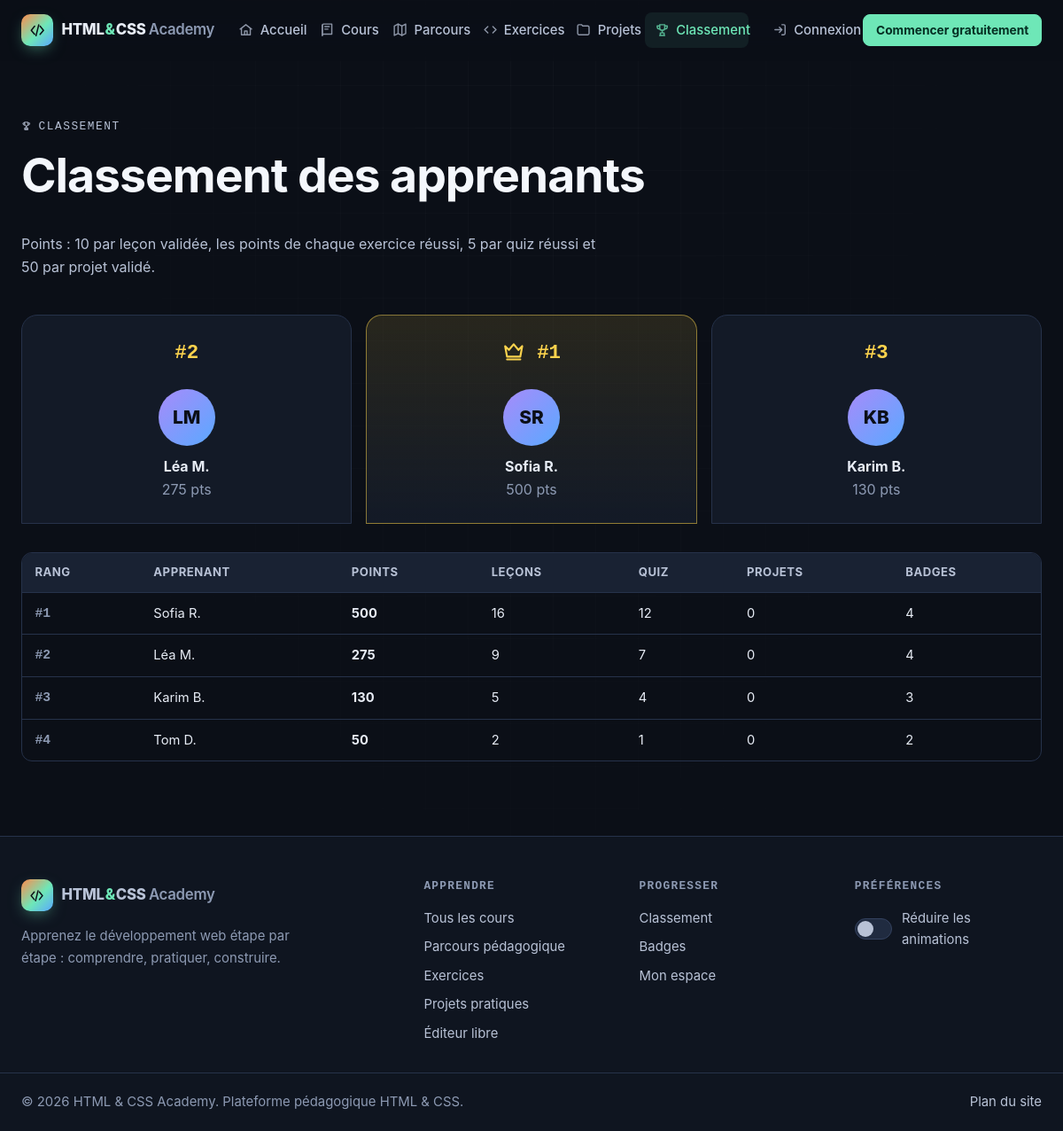
The page /leaderboard.php on the database its author committed.
### tables this page shows
CREATE TABLE users (
  id               INT UNSIGNED NOT NULL AUTO_INCREMENT,
  first_name       VARCHAR(60)  NOT NULL,
  last_name        VARCHAR(60)  NOT NULL,
  email            VARCHAR(190) NOT NULL,
  password_hash    VARCHAR(255) NOT NULL,
  role             ENUM('student','admin') NOT NULL DEFAULT 'student',
  is_active        TINYINT(1)   NOT NULL DEFAULT 1,
  bio              VARCHAR(500) NULL,
  last_login_at    DATETIME     NULL,
  last_activity_at DATETIME     NULL,
  created_at       DATETIME     NOT NULL DEFAULT CURRENT_TIMESTAMP,
  updated_at       DATETIME     NOT NULL DEFAULT CURRENT_TIMESTAMP ON UPDATE CURRENT_TIMESTAMP,
  PRIMARY KEY (id),
  UNIQUE KEY uq_users_email (email),
  KEY idx_users_role (role),
  KEY idx_users_created (created_at)
);

CREATE TABLE settings (
  id            INT UNSIGNED NOT NULL AUTO_INCREMENT,
  setting_key   VARCHAR(80)  NOT NULL,
  setting_value TEXT         NULL,
  label         VARCHAR(150) NOT NULL DEFAULT '',
  created_at    DATETIME     NOT NULL DEFAULT CURRENT_TIMESTAMP,
  updated_at    DATETIME     NOT NULL DEFAULT CURRENT_TIMESTAMP ON UPDATE CURRENT_TIMESTAMP,
  PRIMARY KEY (id),
  UNIQUE KEY uq_settings_key (setting_key)
);

### includes/bootstrap.php (called while the page is built, shortened)
<?php
spl_autoload_register(static function (string $class): void {
    $file = ROOT_PATH . '/includes/classes/' . basename(str_replace('\\', '/', $class)) . '.php';
});
require ROOT_PATH . '/includes/functions.php';
require ROOT_PATH . '/includes/auth.php';

### config/database.php (called while the page is built, shortened)
<?php
$env = static fn (string $key, $default = null) => ($v = getenv($key)) !== false ? $v : $default;
$database = [
    'host'     => $env('DB_HOST', '127.0.0.1'),
    'port'     => (int) $env('DB_PORT', 3306),
    'socket'   => $env('DB_SOCKET', ''),
    'name'     => $env('DB_NAME', 'html_css_academy'),
    'user'     => $env('DB_USER', 'root'),
    'pass'     => $env('DB_PASS', ''),
    'charset'  => 'utf8mb4',
];
$local = __DIR__ . '/local.php';
return $database;

### includes/classes/Database.php (called while the page is built, shortened)
<?php
final class Database
{
    private static ?PDO $pdo = null;
    public static function connection(): PDO
    {
        if (self::$pdo === null) {
            $cfg = require ROOT_PATH . '/config/database.php';
            $dsn = $cfg['socket'] !== ''
                ? sprintf('mysql:unix_socket=%s;dbname=%s;charset=%s', $cfg['socket'], $cfg['name'], $cfg['charset'])
                : sprintf('mysql:host=%s;port=%d;dbname=%s;charset=%s', $cfg['host'], $cfg['port'], $cfg['name'], $cfg['charset']);
            self::$pdo = new PDO($dsn, $cfg['user'], $cfg['pass'], [
                PDO::ATTR_ERRMODE            => PDO::ERRMODE_EXCEPTION,
                PDO::ATTR_DEFAULT_FETCH_MODE => PDO::FETCH_ASSOC,
                PDO::ATTR_EMULATE_PREPARES   => false,
                PDO::ATTR_STRINGIFY_FETCHES  => false,
            ]);
            self::$pdo->exec("SET time_zone = '" . (new DateTime())->format('P') . "'");
        }
        return self::$pdo;
    }
    public static function run(string $sql, array $params = []): PDOStatement
    {
        $stmt = self::connection()->prepare($sql);
        $stmt->execute($params);
        return $stmt;
    }
    public static function fetchAll(string $sql, array $params = []): array
    {
        return self::run($sql, $params)->fetchAll();
    }
}

### includes/classes/UserModel.php (called while the page is built, shortened)
<?php
final class UserModel
{
    public static function leaderboard(int $limit = 50): array
    {
        return Database::fetchAll(
            "SELECT u.id, u.first_name, u.last_name,
                    COALESCE(l.cnt, 0) AS lessons,
                    COALESCE(x.pts, 0) AS exercise_points,
                    COALESCE(q.cnt, 0) AS quizzes,
                    COALESCE(pr.cnt, 0) AS projects,
                    COALESCE(b.cnt, 0) AS badges,
                    COALESCE(l.cnt, 0) * 10 + COALESCE(x.pts, 0) + COALESCE(q.cnt, 0) * 5 + COALESCE(pr.cnt, 0) * 50 AS points
             FROM users u
             LEFT JOIN (SELECT user_id, COUNT(*) cnt FROM user_progress WHERE status = 'completed' GROUP BY user_id) l ON l.user_id = u.id
             LEFT JOIN (SELECT a.user_id, SUM(e.points) pts
                        FROM (SELECT DISTINCT user_id, exercise_id FROM exercise_attempts WHERE is_correct = 1) a
                        JOIN exercises e ON e.id = a.exercise_id GROUP BY a.user_id) x ON x.user_id = u.id
             LEFT JOIN (SELECT user_id, COUNT(DISTINCT lesson_id) cnt FROM quiz_results WHERE passed = 1 GROUP BY user_id) q ON q.user_id = u.id
             LEFT JOIN (SELECT user_id, COUNT(*) cnt FROM project_submissions WHERE status IN ('validated','approved') GROUP BY user_id) pr ON pr.user_id = u.id
             LEFT JOIN (SELECT user_id, COUNT(*) cnt FROM user_badges GROUP BY user_id) b ON b.user_id = u.id
             WHERE u.is_active = 1 AND u.role = 'student'
             HAVING points > 0
             ORDER BY points DESC, badges DESC, u.id ASC
             LIMIT " . (int) $limit
        );
    }
}

### includes/auth.php (called while the page is built, shortened)
<?php
function current_user(): ?array
{
    static $cache = false;
    if ($cache !== false) {
        return $cache;
    }
    $id = $_SESSION['user_id'] ?? null;
    if (!$id) {
        return $cache = null;
    }
    $user = UserModel::find((int) $id);
    return $cache = $user;
}
function user_id(): ?int
{
    $u = current_user();
    return $u ? (int) $u['id'] : null;
}

### includes/classes/SettingModel.php (called while the page is built, shortened)
<?php
final class SettingModel
{
    private static ?array $cache = null;
    public static function all(): array
    {
        if (self::$cache === null) {
            self::$cache = [];
            try {
                foreach (Database::fetchAll('SELECT setting_key, setting_value, label FROM settings ORDER BY id') as $row) {
                    self::$cache[$row['setting_key']] = $row;
                }
            } catch (Throwable $e) {
                Logger::error('Settings unavailable: ' . $e->getMessage());
            }
        }
        return self::$cache;
    }
    public static function get(string $key, string $default = ''): string
    {
        return (string) (self::all()[$key]['setting_value'] ?? $default);
    }
}

### leaderboard.php (the view, shortened to what this page needs)
<?php
require __DIR__ . '/includes/bootstrap.php';
$rows = UserModel::leaderboard(50);
$me = user_id();
$podium = array_slice($rows, 0, 3);
$display = static fn (array $r) => $r['first_name'] . ' ' . mb_substr($r['last_name'], 0, 1) . '.';
require ROOT_PATH . '/includes/header.php';
?>
<header class="page-head container">
  <p class="eyebrow"><?= icon('trophy', 'icon icon--sm') ?> Classement</p>
  <h1>Classement des apprenants</h1>
  <p>Points : 10 par leçon validée, les points de chaque exercice réussi, 5 par quiz réussi et 50 par projet validé.</p>
</header>
<div class="container">
  <?php if (!$rows): ?>
    <p class="empty"><?= icon('trophy') ?><br>Le classement est encore vide : soyez le premier à marquer des points !</p>
  <?php else: ?>
    <div class="podium" aria-label="Podium">
      <?php foreach ($podium as $i => $r): ?>
        <div class="podium__step podium__step--<?= $i + 1 ?> reveal">
          <p class="podium__rank"><?= $i === 0 ? icon('crown') : '' ?> #<?= $i + 1 ?></p>
          <span class="avatar avatar--lg" style="margin:0 auto .6rem" aria-hidden="true"><?= e(initials($r['first_name'], $r['last_name'])) ?></span>
          <p style="font-weight:750;margin:0"><?= e($display($r)) ?></p>
          <p class="muted" style="margin:0"><?= (int) $r['points'] ?> pts</p>
        </div>
      <?php endforeach; ?>
    </div>
    <div class="table-wrap">
      <table class="table">
        <thead><tr><th scope="col">Rang</th><th scope="col">Apprenant</th><th scope="col">Points</th><th scope="col">Leçons</th><th scope="col">Quiz</th><th scope="col">Projets</th><th scope="col">Badges</th></tr></thead>
        <tbody>
          <?php foreach ($rows as $i => $r): ?>
            <tr class="<?= (int) $r['id'] === $me ? 'is-me' : '' ?>">
              <td class="rank-cell">#<?= $i + 1 ?></td>
              <td><?= e($display($r)) ?><?= (int) $r['id'] === $me ? ' <span class="tag tag--success">Vous</span>' : '' ?></td>
              <td><strong><?= (int) $r['points'] ?></strong></td>
              <td><?= (int) $r['lessons'] ?></td>
              <td><?= (int) $r['quizzes'] ?></td>
              <td><?= (int) $r['projects'] ?></td>
              <td><?= (int) $r['badges'] ?></td>
            </tr>
          <?php endforeach; ?>
        </tbody>
      </table>
    </div>
  <?php endif; ?>
</div>
<?php require ROOT_PATH . '/includes/footer.php'; ?>

### includes/functions.php (shortened to what this page needs)
<?php
function config(string $key, $default = null)
{
    $value = $GLOBALS['__config'];
    foreach (explode('.', $key) as $part) {
        $value = $value[$part];
    }
    return $value;
}
function e($value): string
{
    return htmlspecialchars((string) $value, ENT_QUOTES | ENT_SUBSTITUTE, 'UTF-8');
}
function base_path(): string
{
    static $base = null;
    if ($base !== null) {
        return $base;
    }
    $docRoot = realpath($_SERVER['DOCUMENT_ROOT'] ?? '') ?: '';
    $root = realpath(ROOT_PATH) ?: ROOT_PATH;
    if ($docRoot !== '' && str_starts_with($root, $docRoot)) {
        return $base = rtrim(str_replace('\\', '/', substr($root, strlen($docRoot))), '/');
    }
    return $base = '';
}
function url(string $path = ''): string
{
    return base_path() . '/' . ltrim($path, '/');
}
function route(string $name, ?string $param = null): string
{
    $pretty = [
        'home'        => '',
        'courses'     => 'cours',
        'course'      => 'cours/%s',
        'lesson'      => 'lecon/%s',
        'path'        => 'parcours',
        'exercises'   => 'exercices',
        'exercise'    => 'exercice/%s',
        'projects'    => 'projets',
        'project'     => 'projet/%s',
        'leaderboard' => 'classement',
        'playground'  => 'editeur',
        'certificate' => 'certificat/%s',
    ];
    $plain = [
        'home'        => '',
        'courses'     => 'courses/index.php',
        'course'      => 'courses/course.php?slug=%s',
        'lesson'      => 'courses/lesson.php?slug=%s',
        'path'        => 'parcours.php',
        'exercises'   => 'exercises/index.php',
        'exercise'    => 'exercises/exercise.php?slug=%s',
        'projects'    => 'projects/index.php',
        'project'     => 'projects/project.php?slug=%s',
        'leaderboard' => 'leaderboard.php',
        'playground'  => 'playground.php',
        'certificate' => 'certificate.php?id=%s',
    ];
    $map = config('app.pretty_urls') ? $pretty : $plain;
    $pattern = $map[$name] ?? $name;
    return url($param !== null ? sprintf($pattern, rawurlencode($param)) : $pattern);
}
function initials(string $first, string $last): string
{
    return mb_strtoupper(mb_substr($first, 0, 1) . mb_substr($last, 0, 1));
}
function icon(string $name, string $class = 'icon'): string
{
    return sprintf(
        '<svg class="%s" aria-hidden="true" focusable="false"><use href="%s#%s"></use></svg>',
        e($class),
        e(url('assets/icons/sprite.svg')),
        e($name)
    );
}
function setting(string $key, string $default = ''): string
{
    return SettingModel::get($key, $default);
}

### includes/footer.php (shortened to what this page needs)
  </main>
  <footer class="site-footer">
    <div class="container site-footer__grid">
      <div class="site-footer__brand">
        <a class="brand" href="<?= e(route('home')) ?>">
          <span class="brand__mark"><?= icon('logo') ?></span>
          <span class="brand__name">HTML<span class="brand__amp">&amp;</span>CSS <span class="brand__sub">Academy</span></span>
        </a>
        <p>Apprenez le développement web étape par étape : comprendre, pratiquer, construire.</p>
      </div>
      <nav aria-label="Apprendre">
        <h2 class="site-footer__title">Apprendre</h2>
        <ul>
          <li><a href="<?= e(route('courses')) ?>">Tous les cours</a></li>
          <li><a href="<?= e(route('path')) ?>">Parcours pédagogique</a></li>
          <li><a href="<?= e(route('exercises')) ?>">Exercices</a></li>
          <li><a href="<?= e(route('projects')) ?>">Projets pratiques</a></li>
          <li><a href="<?= e(route('playground')) ?>">Éditeur libre</a></li>
        </ul>
      </nav>
      <nav aria-label="Communauté">
        <h2 class="site-footer__title">Progresser</h2>
        <ul>
          <li><a href="<?= e(route('leaderboard')) ?>">Classement</a></li>
          <li><a href="<?= e(url('dashboard/badges.php')) ?>">Badges</a></li>
          <li><a href="<?= e(url('dashboard/index.php')) ?>">Mon espace</a></li>
        </ul>
      </nav>
      <div>
        <h2 class="site-footer__title">Préférences</h2>
        <label class="switch">
          <span class="switch__track" aria-hidden="true"></span>
          <span>Réduire les animations</span>
        </label>
      </div>
    </div>
    <div class="container site-footer__bottom">
      <p>&copy; <?= date('Y') ?> <?= e(setting('site_name', config('app.name'))) ?>. Plateforme pédagogique HTML &amp; CSS.</p>
      <p><a href="<?= e(url('sitemap.xml')) ?>">Plan du site</a></p>
    </div>
  </footer>
</body>
</html>

### rows shown on the page
users: initials($r['first_name'], $r['last_name']) "SR", $display($r) "Sofia R.", points "500", lessons "16", quizzes "12", projects "0", badges "4"
users: initials($r['first_name'], $r['last_name']) "LM", $display($r) "Léa M.", points "275", lessons "9", quizzes "7", projects "0", badges "4"
users: initials($r['first_name'], $r['last_name']) "KB", $display($r) "Karim B.", points "130", lessons "5", quizzes "4", projects "0", badges "3"
users: $display($r) "Tom D.", points "50", lessons "2", quizzes "1", projects "0", badges "2"
settings: setting_value "HTML & CSS Academy"

### other values the page prints
$label "Accueil"
$label "Cours"
$label "Parcours"
$label "Exercices"
$label "Projets"
$label "Classement"
